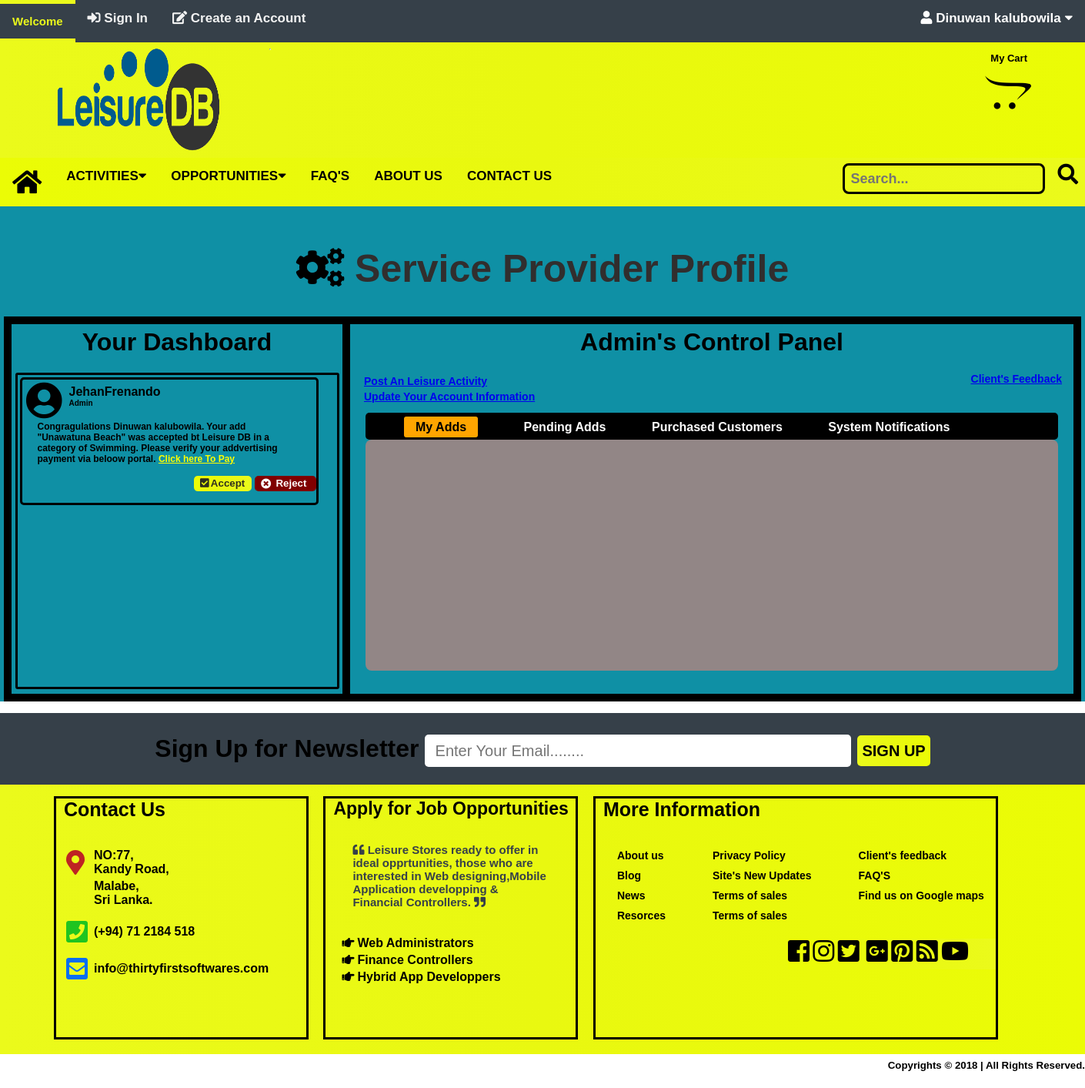
/provider.php (signed in), run on the app's committed database.
### tables this page shows
CREATE TABLE `register` (
  `id` int(11) NOT NULL,
  `fname` varchar(50) NOT NULL,
  `lname` varchar(50) NOT NULL,
  `mobile` int(10) NOT NULL,
  `email` varchar(100) NOT NULL,
  `address` text NOT NULL,
  `postalcode` int(10) NOT NULL,
  `accountnum` int(50) NOT NULL,
  `status` varchar(100) NOT NULL,
  `pword` varchar(50) NOT NULL,
  `cpword` varchar(50) NOT NULL,
  `date` varchar(200) NOT NULL
);

CREATE TABLE `displayadd` (
  `id` int(11) NOT NULL,
  `postid` int(11) NOT NULL,
  `checkby` varchar(150) NOT NULL,
  `paymentstatus` varchar(150) NOT NULL,
  `checkdate` varchar(200) NOT NULL
);

CREATE TABLE `staff` (
  `id` int(11) NOT NULL,
  `fname` varchar(50) NOT NULL,
  `lname` varchar(50) NOT NULL,
  `mobile` int(10) NOT NULL,
  `email` varchar(100) NOT NULL,
  `address` text NOT NULL,
  `postalcode` int(10) NOT NULL,
  `accountnum` int(50) NOT NULL,
  `status` varchar(100) NOT NULL,
  `confirmation` varchar(150) NOT NULL,
  `pword` varchar(50) NOT NULL,
  `cpword` varchar(50) NOT NULL,
  `date` varchar(200) NOT NULL
);

CREATE TABLE `postadd` (
  `id` int(11) NOT NULL,
  `servicename` varchar(150) NOT NULL,
  `description` text NOT NULL,
  `category` varchar(50) NOT NULL,
  `cost` decimal(25,2) NOT NULL,
  `usermail` varchar(150) NOT NULL,
  `status` varchar(150) NOT NULL,
  `adminstatus` varchar(50) NOT NULL,
  `paymentstatus` varchar(50) NOT NULL,
  `image` text NOT NULL,
  `date` varchar(255) NOT NULL
);

### provider.php (the view, shortened to what this page needs)
<?php
    include('common/headeradmin.php');
?>
<div class="body-page-admin">
    <dive class="page-title">
      <br>
      <h1><i class="fas fa-cogs fa-1x"></i> Service Provider Profile</h1>
    </dive>
    <div class="customer-profile">
      <div class="user-dashboard">
        <h1>Your Dashboard</h1>
        <div class="sub-dashboard">
         <?php
           include('config/connection.php');
          if(!(@$_SESSION["email"] == NULL) && (@$_SESSION["emailstaff"] == NULL))
          {
            $sql = "SELECT * FROM register WHERE email = '".@$_SESSION["email"]."'";
            $qry=mysqli_query($con,$sql);
            $sqlcheck="SELECT d.id as 'displayid',d.postid,d.checkby,p.paymentstatus as 'paymentstatus',p.id,p.adminstatus as 'adminstatus',p.servicename,p.category,p.usermail,p.status,p.date,s.fname as 'stafffname',
            s.lname as 'stafflname',s.email,s.status as 'staffpost',r.fname,r.lname
            FROM displayadd d,postadd p,staff s,register r WHERE p.usermail = '".@$_SESSION["email"]."'
             AND p.id = d.postid AND d.checkby = s.email  AND r.email = p.usermail
             AND (p.paymentstatus='Pending' OR p.paymentstatus='Accept' OR p.adminstatus = 'Reject' OR p.adminstatus = 'Accept' OR p.adminstatus = 'Pending') ORDER BY d.id ASC";
            $qrycheck=mysqli_query($con,$sqlcheck);
          }
        ?>
          <?php
              while($row = mysqli_fetch_array($qry))
              {
          ?>
          <?php
              while($rowcheck = mysqli_fetch_array($qrycheck))
              {
                if($rowcheck["paymentstatus"] == 'Pending' && $rowcheck["adminstatus"] == 'Accept')
                {
          ?>
        <div class="dashboard-message">
            <table border="0">
              <tr>
                <td><i class="fas fa-user-circle fa-3x"></i></td>
                <td><label><?php echo $rowcheck['stafffname']?><?php echo $rowcheck['stafflname']?></label><p><?php echo $rowcheck['staffpost']?></p></td>
              </tr>
            </table>
            <p class="notification">
                 Congragulations <?php echo $rowcheck['fname'];?> <?php echo $rowcheck['lname']; ?>. Your add "<?php echo $rowcheck["servicename"]?>" was
                   accepted bt Leisure DB in a category of <?php echo $rowcheck["category"] ?>.
                  Please verify your addvertising payment via beloow portal.
                   <a href="payment.php?id=<?php echo $rowcheck["postid"]; ?>" style="color:yellow;"><b>Click here To Pay</b></a>
            </p>
          <form action="" method="POST">
                  <table style="margin-right:10px;">
                    <tr>
                      <td><button name="btnaccept" class="admin-accept"><i class="fas fa-check-square"></i>Accept</button></td>
                      <td> <button name="btnpending" class="admin-reject"><i class="fas fa-times-circle"></i>Reject</button></td>
                    </tr>
                  </table>
          </form>
        </div>
        <?php
                }
            }
        ?>
        <?php
              }
        ?>
        </div>
      </div>
      <div class="user-settings clearfix">
        <h1>Admin's Control Panel</h1>
        <table border='0'>
          <tr>
            <td><a href="postadd.php"">Post An Leisure Activity</a></td>
          </tr>
          <tr>
            <td><a href="#">Update Your Account Information</a></td>
          </tr>
        </table>
        <h3><a href="#">Client's Feedback</a></h3>
        <br>
        <br>
        <div class="nav-title">
          <nav>
              <div class="nav-links">
                <ul>
                  <li><a href="#dashbord-message" id="manage-adds" class="active">My Adds</a></li>
                  <li><a href="#dashbord-message" id="manage-providers">Pending Adds</a></li>
                  <li><a href="#dashbord-message" id="manage-customers">Purchased Customers</a></li>
                  <li><a href="#dashbord-message" id="owner-messages">System Notifications</a></li>
                </ul>
              </div>
            </nav>
        </div>
                <div class="navigation-bar">
              </div>
      </div>
  </div>
</div>
<?php
    include('common/footeradmin.php');
?>

### common/headeradmin.php (shortened to what this page needs)
<!DOCTYPE html>
<html>
<head>
<link rel="stylesheet" href="https://use.fontawesome.com/releases/v5.0.13/css/all.css">
<link rel="stylesheet" type="text/css" href="css/header.css">
<link rel="stylesheet" type="text/css" href="css/home.css">
<link rel="stylesheet" type="text/css" href="css/customer_profile.css">
<link rel="stylesheet" type="text/css" href="css/single.css">
<link rel="stylesheet" type="text/css" href="css/footer.css">
</head>
<body>
<div class="topnav" id="myTopnav">
   <a href="index.php" class="active" >Welcome</a>
   <a href="login.php" class="sign-in"><i class="fas fa-sign-in-alt"></i> Sign In  </a>
   <a href="register.php" class="sign-up"><i class="fas fa-edit"></i> Create an Account</a>
      <?php
include('config/connection.php');
$sql = "SELECT * FROM register WHERE email = '".@$_SESSION["email"]."'";
$qry=mysqli_query($con,$sql);
$row = mysqli_fetch_array($qry);
?>
  <?php
      include('config/connection.php');
      $sql="SELECT fname,lname,status FROM register WHERE email ='".@$_SESSION["email"]."' ";
      $qry=mysqli_query($con,$sql);
      if((@$_SESSION["email"] == NULL) && (@$_SESSION["emailstaff"] == NULL))
      {
        echo '
      <div class="dropdown">
        <button class="dropbtn"><i class="fas fa-user"></i> Hello Guest</button>
      </div>
        ';
       } elseif(!(@$_SESSION["email"] == NULL) && (@$_SESSION["emailstaff"] == NULL && $row["status"] == 'Service Provider'))
       {
        $row = mysqli_fetch_array($qry);
          echo '
          <div class="dropdown">
            <button class="dropbtn"><i class="fas fa-user"></i> '.$row["fname"].' '.$row["lname"].' <i class="fa fa-caret-down"></i></button>
            <div class="dropdown-content">
              <a href="provider.php">My Profile</a>
              <a href="#2">Account Settings</a>
              <a href="logout.php">Log out</a>
            </div>
          </div>
            ';
      }
    ?>
</div>
            <div class="header">
              <div class="head-name">
                    <div class="logo-name">
              <img src="img/logo.png" style="width:340px; height: 150px; float: left; margin-left: none;">
              <hr>
                    </div>
                    <div class="logo-sub-name">
                    </div>
              <div class="cart">
                <p>My Cart</p>
            <br><a href="mycart.php"><i class="fab fa-opencart fa-3x"></i></a>
            </div>
              </div>
            </div>
              <div class="main-navbar" id="main-navbar">
                  <a href="index.php" class="active"><i class="fas fa-home fa-2x"></i> </a>
                  <div class="main-navbar-dropdown">
                  <button class="main-navbar-dropbtn">ACTIVITIES<i class="fa fa-caret-down"></i></button>
                  </div>
                  <div class="main-navbar-dropdown">
                  <button class="main-navbar-dropbtn">OPPORTUNITIES<i class="fa fa-caret-down"></i></button>
                  </div>
                  <a href="#foot-wear" class="foot-wear">FAQ'S</a>
                  <a href="aboutus.html" class="wedding">ABOUT US</a>
                  <a href="contactus.php" class="wedding">CONTACT US</a>
                   <div class="search-icon">
                    <button style="background: none; border:none; cursor: pointer;"><i class="fas fa-search fa-2x"></i> </button>
                </div>
                <div class="top-bar-search">
                  <form method="POST" action="index1.html">
                    <input type="text" name="search_box" placeholder=" Search...">
                  </form>
                </div>
    </div>
</body>
</html>

### css/header.css (style rules this page uses)
.clearfix { overflow : auto }
body { margin:0;font-family:Arial }
.topnav { overflow: hidden; background: #364049; }
.topnav a { float: left; display: block; color: #f2f2f2; text-align: center; padding: 14px 16px; text-decoration: none; font-size: 17px; font-weight: bold; font-family: arial; }
.dropdown { float: right; overflow: hidden; }
.dropdown .dropbtn { font-size: 17px; border: none; outline: none; color:white; padding: 14px 16px; background-color: inherit; margin: 0; font-weight: bold; font-family: arial; }
.header { height: 150px; background: linear-gradient(to left,#ebfc05,#e9f810,#ebfa1b); }
.main-navbar { overflow: hidden; background: linear-gradient(to right,#ebfc05,#e9f810,#ebfa1b); border-bottom: none; }
.main-navbar a { float: left; display: block; color: black; text-align: center; padding: 14px 16px; text-decoration: none; font-size: 17px; font-weight: bold; font-family: arial; }
.main-navbar-dropdown { float: left; overflow: hidden; color: black; }
.main-navbar-dropdown .main-navbar-dropbtn { font-size: 17px; border: none; outline: none; color: black; padding: 14px 16px; background-color: inherit; margin: 0; font-weight: bold; font-family: arial; }
.main-navbar-dropdown .main-navbar-dropbtn { color:black; }
.cart { float: right; margin-right: 10px; background: none; color: black; margin-top: none; }
.cart i { float: right; margin-right: 10px; background: none; color: black; margin-right: 60px; margin-top: none; }
.cart p { float: right; margin-right: 20px; font-weight: bold; font-size: 13px; margin-right: 65px; }
.top-bar-search { float: right; margin-right: 10px; display: inline-block; }
.top-bar-search input { width: 250px; margin-top: 7px; padding-right: 5px; height: 32px; border: 0; border-radius: 8px; float:left; font-weight: bold; font-size: 18px; background: none; border: solid; }
.search-icon { float: right; display: inline-block; margin-top: 7px; margin-right: 3px; }
.logo-name { padding-left: 10px; margin left: 10px; margin-top: 0; float:left; color: white; }
.logo-sub-name { margin left: 1px; margin-top: 1px; float:left; color: #e68a00; height: 30px; }

### css/home.css (style rules this page uses)
.clearfix { overflow : auto }
body { margin:0;font-family:Arial }

### css/single.css (style rules this page uses)
.clearfix { overflow : auto }
body { margin:0;font-family:Arial }

### css/footer.css (style rules this page uses)
.clearfix { overflow : auto }
body { margin:0;font-family:Arial }

### data on the page
register: fname "Dinuwan", lname "kalubowila"
displayadd: staff.fname "Jehan", staff.lname "Frenando", staff.status "Admin", register.fname "Dinuwan", register.lname "kalubowila", postadd.servicename "Unawatuna Beach", postadd.category "Swimming"
